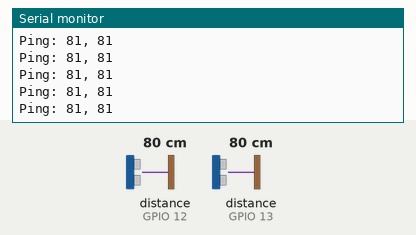
Simulated run of this sketch. Board: ESP32. Shown: the last lines printed to the serial monitor. The test bench sets the inputs (shaded band); at power-on: distance to the obstacle (sensors on GPIO 12, GPIO 13) 80 cm. The echo pulse lasts 58.3 µs per cm.

Above: at 1.2 s.
1.3 s: distance to the obstacle (sensor on GPIO 12) set to 2 cm
At 1.52 s:
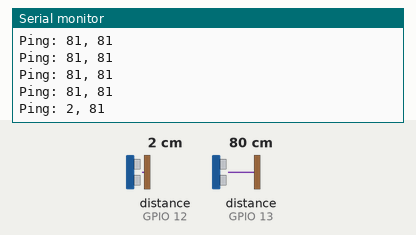
2.8 s: distance to the obstacle (sensor on GPIO 13) set to 2 cm
At 2.88 s:
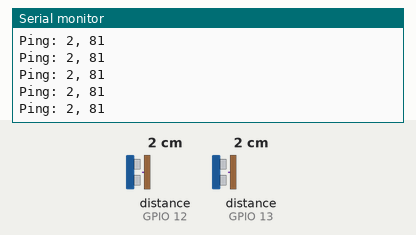
4.3 s: distance to the obstacle (sensor on GPIO 12) set to 4 cm
At 4.33 s:
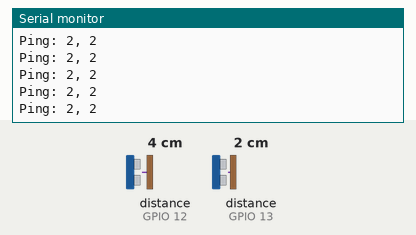
5.8 s: distance to the obstacle (sensor on GPIO 13) set to 4 cm
At 5.91 s:
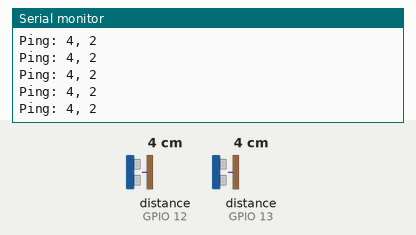
Timing chart, 0 to 8.3 s (numbered marks = the images above; inputs shaded):
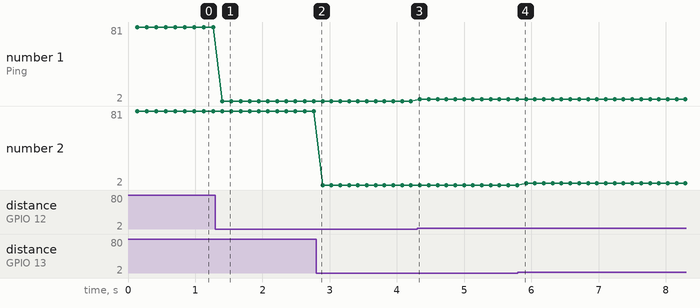

Measured:
- after the input at 1.3 s, the serial monitor: prints a new line after 0.10 s (image 1)
- plotted number 1: 81 → 2 after the input at 1.3 s, 2 → 4 after the input at 4.3 s

The sketch:

one_pin_test.ino
```cpp
#include <NewPing.h>

#define TRIGGER_PIN  12
#define ECHO_PIN     12
#define MAX_DISTANCE 300

NewPing sonar(TRIGGER_PIN, ECHO_PIN, MAX_DISTANCE);
NewPing sonar2(13, 13, 300);

void setup() {
  Serial.begin(115200);
}

void loop() {
  delay(130);
  Serial.printf("Ping: %d, %d\n", sonar.ping_cm(), sonar2.ping_cm());
}
```
